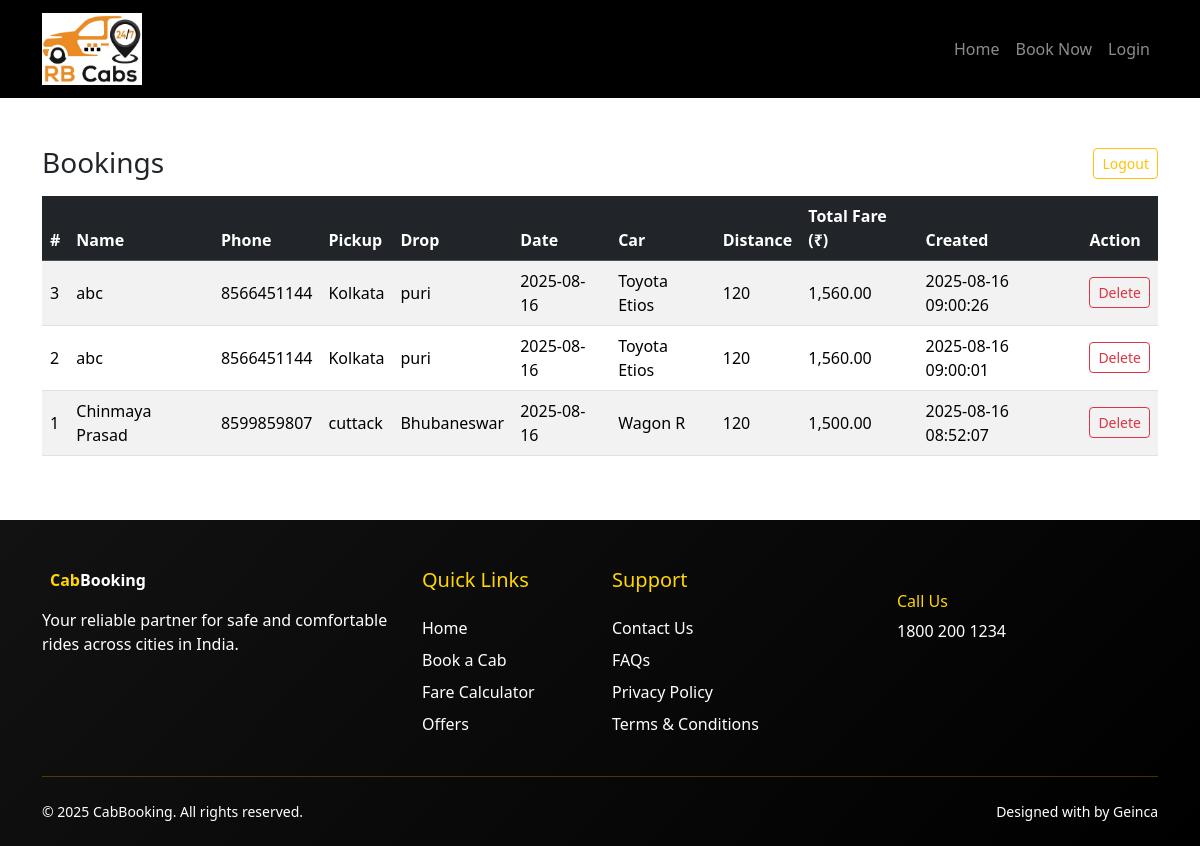
Screenshot of /admin/dashboard.php (signed in) with the database file from the repository.
### tables this page shows
CREATE TABLE `bookings` (
  `id` int(11) NOT NULL,
  `user_id` int(11) NOT NULL,
  `name` varchar(100) DEFAULT NULL,
  `phone` varchar(20) DEFAULT NULL,
  `pickup` varchar(100) DEFAULT NULL,
  `drop_location` varchar(100) DEFAULT NULL,
  `pickup_date` date DEFAULT NULL,
  `car_type` varchar(50) DEFAULT NULL,
  `distance` int(11) DEFAULT NULL,
  `total_fare` decimal(10,2) DEFAULT NULL,
  `created_at` timestamp NOT NULL DEFAULT current_timestamp()
);

### admin/dashboard.php (the view, shortened to what this page needs)
<?php
include __DIR__ . "/../includes/db.php";
?>
<?php include __DIR__ . "/../includes/header.php"; ?>
<div class="container py-5">
  <div class="d-flex justify-content-between align-items-center mb-3">
    <h3 class="mb-0">Bookings</h3>
    <div>
      <a href="/cab-booking/admin/logout.php" class="btn btn-outline-warning btn-sm">Logout</a>
    </div>
  </div>
  <div class="table-responsive">
    <table class="table table-striped align-middle">
      <thead class="table-dark">
        <tr>
          <th>#</th>
          <th>Name</th>
          <th>Phone</th>
          <th>Pickup</th>
          <th>Drop</th>
          <th>Date</th>
          <th>Car</th>
          <th>Distance</th>
          <th>Total Fare (₹)</th>
          <th>Created</th>
          <th>Action</th>
        </tr>
      </thead>
      <tbody>
      <?php
        $res = mysqli_query($conn, "SELECT * FROM bookings ORDER BY created_at DESC");
        while($row = mysqli_fetch_assoc($res)):
      ?>
        <tr>
          <td><?php echo $row['id']; ?></td>
          <td><?php echo htmlspecialchars($row['name']); ?></td>
          <td><?php echo htmlspecialchars($row['phone']); ?></td>
          <td><?php echo htmlspecialchars($row['pickup']); ?></td>
          <td><?php echo htmlspecialchars($row['drop_location']); ?></td>
          <td><?php echo htmlspecialchars($row['pickup_date']); ?></td>
          <td><?php echo htmlspecialchars($row['car_type']); ?></td>
          <td><?php echo (int)$row['distance']; ?></td>
          <td><?php echo number_format($row['total_fare'], 2); ?></td>
          <td><?php echo $row['created_at']; ?></td>
          <td><a class="btn btn-sm btn-outline-danger" href="?delete=<?php echo $row['id']; ?>" onclick="return confirm('Delete booking?')">Delete</a></td>
        </tr>
      <?php endwhile; ?>
      </tbody>
    </table>
  </div>
</div>
<?php include __DIR__ . "/../includes/footer.php"; ?>

### includes/header.php (shortened to what this page needs)
<!DOCTYPE html>
<html lang="en">
  <head>
    <link href="https://cdn.jsdelivr.net/npm/bootstrap@5.3.3/dist/css/bootstrap.min.css" rel="stylesheet">
    <link href="../assets/css/style.css" rel="stylesheet">
  </head>
  <body>
    <nav class="navbar navbar-expand-lg navbar-dark bg-black sticky-top">
      <div class="container">
        <a class="navbar-brand fw-bold" href="/cab-booking/index.php">
          <img src="/cab-booking/assets/image/logo.jpg" alt="logo" width="100">
        </a>
        <div class="collapse navbar-collapse" id="nav">
          <ul class="navbar-nav ms-auto">
            <li class="nav-item"><a class="nav-link" href="/cab-booking/index.php">Home</a></li>
            <li class="nav-item"><a class="nav-link" href="/cab-booking/pages/booking.php">Book Now</a></li>
            <li class="nav-item"><a class="nav-link" href="/cab-booking/login.php">Login</a></li>
          </ul>
        </div>
      </div>
    </nav>

### includes/footer.php (shortened to what this page needs)
<footer class="bg-dark text-white pt-5 pb-4">
  <div class="container">
    <div class="row g-4">
      <div class="col-lg-4 col-md-6">
        <div class="d-flex align-items-start mb-3">
          <a class="navbar-brand fw-bold" href="/cab-booking/index.php">
            <span class="text-warning"><i class="fas fa-car-side me-2"></i>Cab</span>Booking
          </a>
        </div>
        <p class="text-white">Your reliable partner for safe and comfortable rides across cities in India.</p>
        <div class="social-icons mt-4">
        </div>
      </div>
      <div class="col-lg-2 col-md-6">
        <h5 class="text-warning mb-4">Quick Links</h5>
        <ul class="list-unstyled">
          <li class="mb-2"><a href="/cab-booking/index.php" class="text-white text-decoration-none hover-warning">Home</a></li>
          <li class="mb-2"><a href="/cab-booking/pages/booking.php" class="text-white text-decoration-none hover-warning">Book a Cab</a></li>
          <li class="mb-2"><a href="#" class="text-white text-decoration-none hover-warning">Fare Calculator</a></li>
          <li class="mb-2"><a href="#" class="text-white text-decoration-none hover-warning">Offers</a></li>
        </ul>
      </div>
      <div class="col-lg-3 col-md-6">
        <h5 class="text-warning mb-4">Support</h5>
        <ul class="list-unstyled">
          <li class="mb-2"><a href="#" class="text-white text-decoration-none hover-warning">Contact Us</a></li>
          <li class="mb-2"><a href="#" class="text-white text-decoration-none hover-warning">FAQs</a></li>
          <li class="mb-2"><a href="#" class="text-white text-decoration-none hover-warning">Privacy Policy</a></li>
          <li class="mb-2"><a href="#" class="text-white text-decoration-none hover-warning">Terms & Conditions</a></li>
        </ul>
      </div>
      <div class="col-lg-3 col-md-6">
        <div class="mt-4">
          <h6 class="text-warning">Call Us</h6>
          <a href="tel:+18002001234" class="text-white text-decoration-none hover-warning">1800 200 1234</a>
        </div>
      </div>
    </div>
    <hr class="my-4 border-warning opacity-25">
    <div class="row">
      <div class="col-md-6 text-center text-md-start">
        <p class="small mb-0">© <?php echo date('Y'); ?> CabBooking. All rights reserved.</p>
      </div>
      <div class="col-md-6 text-center text-md-end">
        <p class="small mb-0">Designed with <i class="fas fa-heart text-danger"></i> by Geinca</p>
      </div>
    </div>
  </div>
</footer>

### assets/css/style.css (style rules this page uses)
:root { --yellow:#FFD600; --black:#000000; }
body { font-family: system-ui, -apple-system, Segoe UI, Roboto, Arial, sans-serif; }
.bg-black { background-color: var(--black) !important; }
.text-warning { color: var(--yellow) !important; }

### includes/footer.php (style rules this page uses)
.hover-warning { transition: all 0.3s ease; }
footer { background: linear-gradient(135deg, #121212 0%, #000000 100%); }
footer a { text-decoration: none; }

### rows the page displays
bookings: id "3", name "abc", phone "8566451144", pickup "Kolkata", drop_location "puri", pickup_date "2025-08-16", car_type "Toyota Etios", distance "120", total_fare "1,560.00", created_at "2025-08-16 09:00:26"
bookings: id "2", name "abc", phone "8566451144", pickup "Kolkata", drop_location "puri", pickup_date "2025-08-16", car_type "Toyota Etios", distance "120", total_fare "1,560.00", created_at "2025-08-16 09:00:01"
bookings: id "1", name "Chinmaya Prasad", phone "8599859807", pickup "cuttack", drop_location "Bhubaneswar", pickup_date "2025-08-16", car_type "Wagon R", distance "120", total_fare "1,500.00", created_at "2025-08-16 08:52:07"
